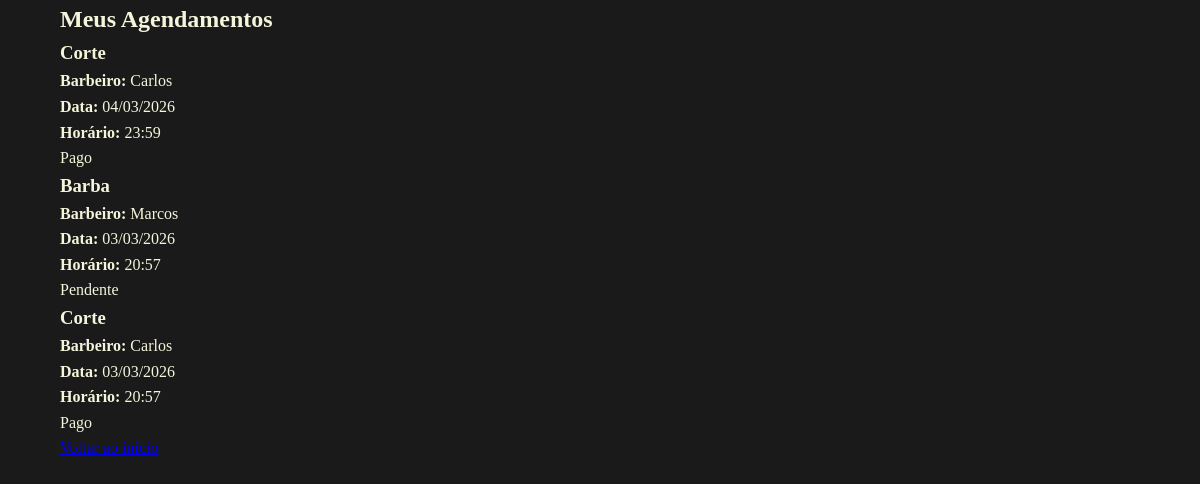
Before: /meus-agendamentos (signed in) with the older database file.
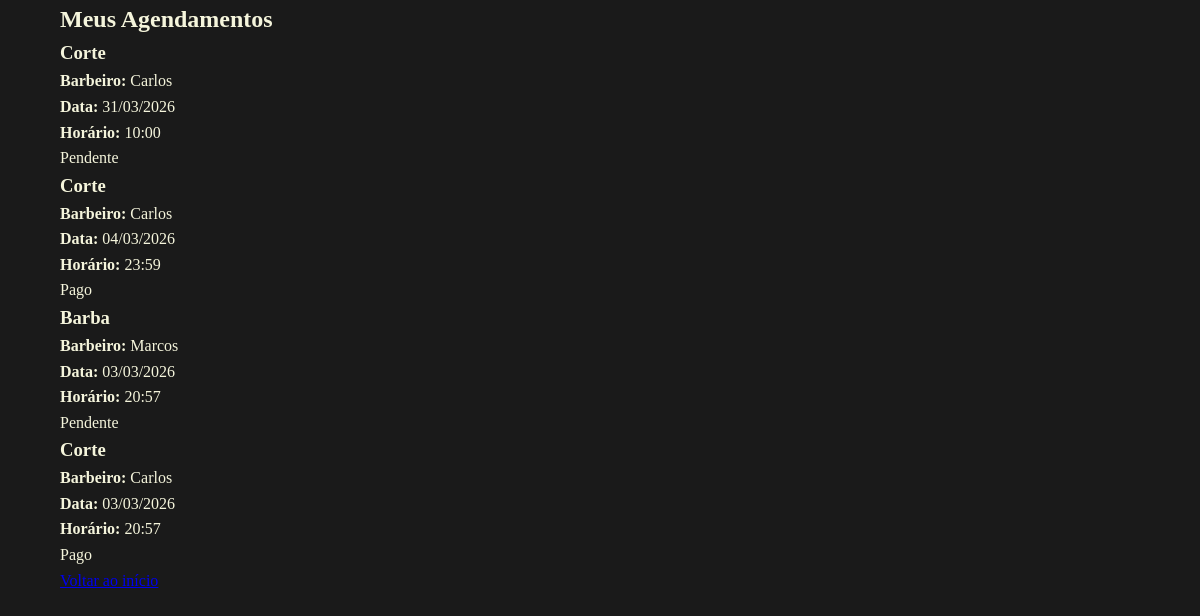
After: the same page with the newer database file.
### models.py (models this page shows, shortened)
class Agendamento(db.Model):
    __tablename__ = "agendamentos"
    id = db.Column(db.Integer, primary_key=True)
    cliente_id = db.Column(db.Integer, db.ForeignKey("usuarios.id"), nullable=False, index=True)
    barbeiro_id = db.Column(db.Integer, db.ForeignKey("barbeiros.id"), nullable=False, index=True)
    servico_id = db.Column(db.Integer, db.ForeignKey("servicos.id"), nullable=False)
    data = db.Column(db.Date, nullable=False, index=True)
    horario = db.Column(db.Time, nullable=False)
    status = db.Column(db.String(20), default="Confirmado")
    forma_pagamento = db.Column(db.String(20), nullable=False, default="Não definido")
    status_pagamento = db.Column(db.String(20), default="Pendente")
    criado_em = db.Column(db.DateTime, default=datetime.utcnow)
    cliente = db.relationship("Usuario", back_populates="agendamentos")
    barbeiro = db.relationship("Barbeiro", back_populates="agendamentos")
    servico = db.relationship("Servico", lazy="joined")
    __table_args__ = (
        db.UniqueConstraint("barbeiro_id", "data", "horario", name="unique_agendamento"),
    )

class Servico(db.Model):
    __tablename__ = "servicos"
    id = db.Column(db.Integer, primary_key=True)
    nome = db.Column(db.String(100), nullable=False)
    duracao_minutos = db.Column(db.Integer, nullable=False)
    preco = db.Column(Numeric(10, 2), nullable=False)

class Barbeiro(db.Model):
    __tablename__ = "barbeiros"
    id = db.Column(db.Integer, primary_key=True)
    nome = db.Column(db.String(100), nullable=False)
    especialidade = db.Column(db.String(150))
    foto = db.Column(db.String(200))
    ativo = db.Column(db.Boolean, default=True)
    agendamentos = db.relationship(
        "Agendamento",
        back_populates="barbeiro",
        cascade="all, delete-orphan"
    )

### app.py (the view)
@app.route("/meus-agendamentos")
@login_required
def meus_agendamentos():
    agendamentos = (
        Agendamento.query
        .filter_by(cliente_id=current_user.id)
        .order_by(Agendamento.data.desc())
        .all()
    )
    return render_template(
        "meus_agendamentos.html",
        agendamentos=agendamentos
    )

### app.py (called while the page is built)
@login_manager.user_loader
def load_user(user_id):
    return db.session.get(Usuario, int(user_id))

### templates/meus_agendamentos.html (shortened to what this page needs)
<!DOCTYPE html>
<html lang="pt-BR">
<head>
    <link rel="stylesheet" href="{{ url_for('static', filename='css/style.css') }}">
</head>
<body>
    <section class="meus-agendamentos">
        <div class="container">
            <h2>Meus Agendamentos</h2>
            {% if agendamentos %}
            <div class="agendamentos-lista">
                {% for agendamento in agendamentos %}
                <div class="agendamento-card">
                    <div class="agendamento-info">
                        <h3>{{ agendamento.servico.nome }}</h3>
                        <p><strong>Barbeiro:</strong> {{ agendamento.barbeiro.nome }}</p>
                        <p><strong>Data:</strong> {{ agendamento.data.strftime('%d/%m/%Y') }}</p>
                        <p><strong>Horário:</strong> {{ agendamento.horario.strftime('%H:%M') }}</p>
                    </div>
                    <div class="agendamento-status">
                        <span class="status
                        {% if agendamento.status_pagamento == 'Pago' %}
                            pago
                        {% else %}
                            pendente
                        {% endif %}
                    ">
                            {{ agendamento.status_pagamento }}
                        </span>
                    </div>
                </div>
                {% endfor %}
            </div>
            {% else %}
            <p>Você ainda não possui agendamentos.</p>
            {% endif %}
            <div class="voltar">
                <a href="{{ url_for('index') }}">Voltar ao início</a>
            </div>
        </div>
    </section>
</body>
</html>

### static/css/style.css (style rules this page uses)
* { margin: 0; padding: 0; box-sizing: border-box; }
body { font-family: "Playfair Display", serif; background-color: #1a1a1a; color: #f5f5dc; line-height: 1.6; }
.container { width: 90%; max-width: 1200px; margin: auto; }

Changed rows visible on the page:
added Agendamento: servico.nome "Corte", barbeiro.nome "Carlos", data "31/03/2026", horario "10:00", status_pagamento "Pendente"
